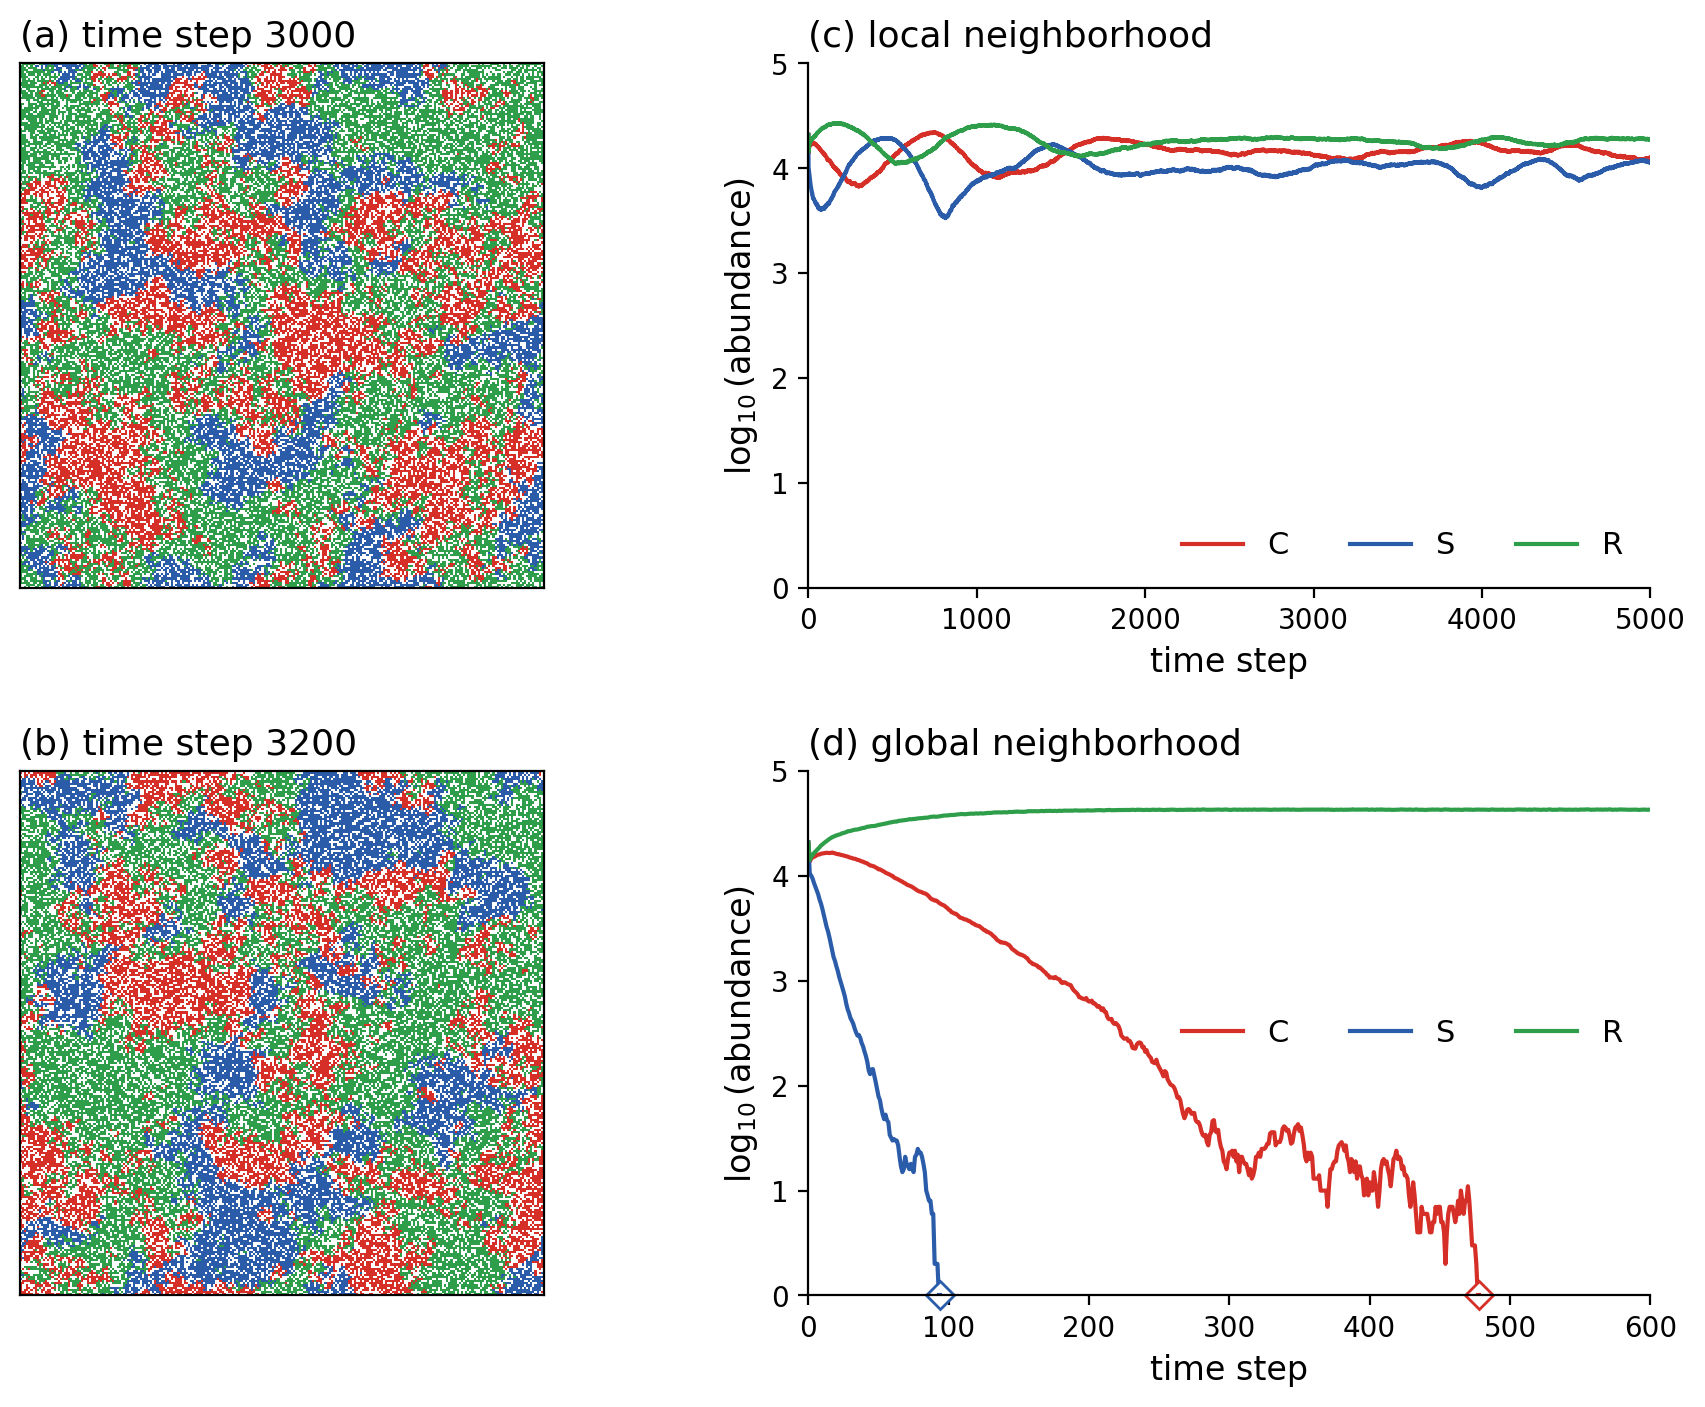

Write the Python code that produced this figure.
"""Lattice simulation of the colicin rock-paper-scissors community.

Own simulation, after Fig. 2a-d of Kerr, Riley, Feldman & Bohannan,
Nature 418, 171 (2002), using the rules described in that paper.

Each site of an L x L lattice (periodic boundaries) is empty or holds one
cell of type C (colicin producer), S (sensitive), or R (resistant). In each
time step, every site is updated simultaneously:
  - an occupied site becomes empty with probability Delta_C, Delta_R, or
    Delta_S = Delta_S0 + tau * f_C (S cells are killed by colicin),
  - an empty site is colonized by type i with probability f_i,
where f_i is the fraction of type i in the neighborhood: the 8 nearest sites
(local neighborhood) or the whole lattice (global neighborhood).
Parameters: Delta_C = 1/3, Delta_R = 10/32, Delta_S0 = 1/4, tau = 3/4.
Output: kerr-lattice-sim.png
"""
import os
import numpy as np
import matplotlib
matplotlib.use("Agg")
import matplotlib.pyplot as plt
from matplotlib.colors import ListedColormap

here = os.path.dirname(os.path.abspath(__file__))
rng = np.random.default_rng(2)
L = 250
EMPTY, C, S, R = 0, 1, 2, 3
DEATH = {C: 1 / 3, R: 10 / 32, S: 1 / 4}
TAU = 3 / 4
COL = {C: "#d62f27", S: "#2a5caa", R: "#2e9e4a"}
CMAP = ListedColormap(["white", COL[C], COL[S], COL[R]])
SHIFTS = [(i, j) for i in (-1, 0, 1) for j in (-1, 0, 1) if (i, j) != (0, 0)]


def fractions(grid, local):
    f = {}
    for k in (C, S, R):
        m = (grid == k).astype(float)
        f[k] = sum(np.roll(m, s, axis=(0, 1)) for s in SHIFTS) / 8 if local else m.mean()
    return f


def step(grid, local):
    f = fractions(grid, local)
    u = rng.random(grid.shape)
    new = grid.copy()
    # deaths
    pdie = np.zeros(grid.shape)
    pdie[grid == C] = DEATH[C]
    pdie[grid == R] = DEATH[R]
    pS = DEATH[S] + TAU * f[C]
    pdie = np.where(grid == S, pS, pdie)
    new[(grid != EMPTY) & (u < pdie)] = EMPTY
    # colonization of empty sites
    empty = grid == EMPTY
    cC = f[C] * np.ones(grid.shape)
    cS = cC + f[S]
    cR = cS + f[R]
    new[empty & (u < cC)] = C
    new[empty & (u >= cC) & (u < cS)] = S
    new[empty & (u >= cS) & (u < cR)] = R
    return new


def run(T, local, snaps=()):
    grid = rng.choice([C, S, R], size=(L, L))
    counts, saved = [], {}
    for t in range(T + 1):
        counts.append([(grid == k).sum() for k in (C, S, R)])
        if t in snaps:
            saved[t] = grid.copy()
        if t < T:
            grid = step(grid, local)
    return np.array(counts), saved


T_LOC, SNAPS = 5000, (3000, 3200)
loc, saved = run(T_LOC, True, SNAPS)
# In the global case, S drops to a few cells by chance-dependent amounts; in
# about half of the seeds it survives and later outcompetes R once C is gone.
# This seed shows the typical outcome reported by Kerr et al.: S dies first,
# then C, leaving R.
rng = np.random.default_rng(0)
glob, _ = run(600, False)

fig = plt.figure(figsize=(11, 8))
gs = fig.add_gridspec(2, 2, width_ratios=[1, 1.25], wspace=0.25, hspace=0.35)
for k, (t, lab) in enumerate(zip(SNAPS, "ab")):
    ax = fig.add_subplot(gs[k, 0])
    ax.imshow(saved[t], cmap=CMAP, vmin=0, vmax=3, interpolation="nearest")
    ax.set_xticks([]); ax.set_yticks([])
    ax.set_title(f"({lab}) time step {t}", fontsize=13, loc="left")


def series(ax, counts, title, loc="lower right"):
    tt = np.arange(len(counts))
    for k, name in zip(range(3), "CSR"):
        y = np.where(counts[:, k] > 0, np.log10(np.maximum(counts[:, k], 1)), np.nan)
        ax.plot(tt, y, color=COL[[C, S, R][k]], lw=1.5, label=name)
        dead = np.where(counts[:, k] == 0)[0]
        if len(dead):
            ax.plot(dead[0], 0, "D", color=COL[[C, S, R][k]], mfc="white", ms=7, clip_on=False)
            ax.plot([dead[0] - 1, dead[0]], [np.log10(max(counts[dead[0] - 1, k], 1)), 0],
                    color=COL[[C, S, R][k]], lw=1.5)
    ax.set_ylim(0, 5); ax.set_xlim(0, tt[-1])
    ax.set_xlabel("time step", fontsize=12); ax.set_ylabel(r"$\log_{10}$(abundance)", fontsize=12)
    ax.set_title(title, fontsize=13, loc="left")
    ax.legend(fontsize=11, frameon=False, ncol=3, loc=loc)
    for side in ("top", "right"):
        ax.spines[side].set_visible(False)


series(fig.add_subplot(gs[0, 1]), loc, "(c) local neighborhood")
series(fig.add_subplot(gs[1, 1]), glob, "(d) global neighborhood", loc="center right")
fig.savefig(os.path.join(here, "kerr-lattice-sim.png"), dpi=200, bbox_inches="tight")
print("extinction times (global, C S R):", [int(np.argmax(glob[:, k] == 0)) if (glob[:, k] == 0).any() else None for k in range(3)])
print("final local counts:", loc[-1])
